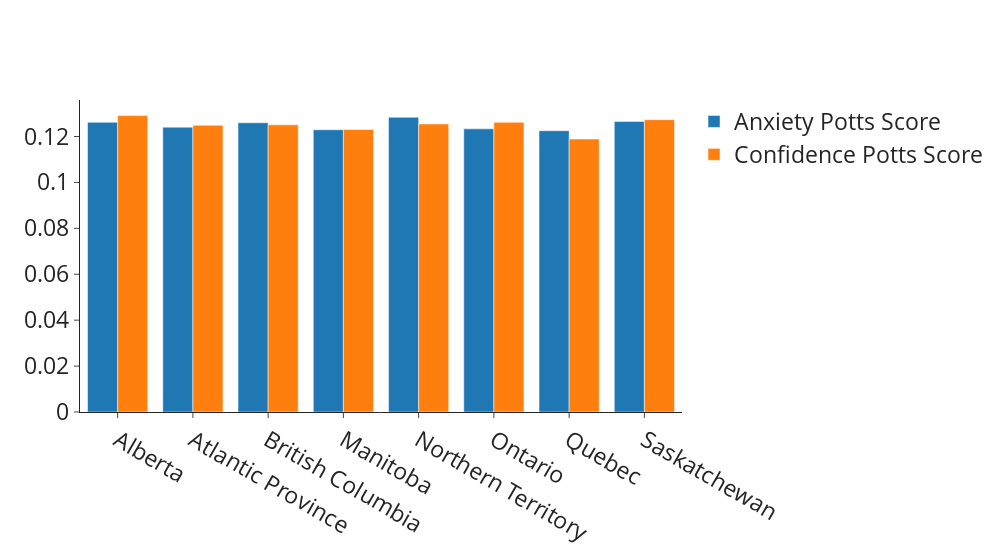

Source (notebook cell):
### Code cell
fig = go.Figure(data=[go.Bar(name='Anxiety Potts Score', x=province_scores["province"], y=province_scores["anxiety_score"]),
                      go.Bar(name='Confidence Potts Score', x=province_scores["province"], y=province_scores["confidence_score"]),
                     ])
# Change the bar mode
fig.update_layout(barmode='group',**vis_args)
# fp = "../visualizations/sentiment_analysis/anxiety_confidence-province"
# with open(f"{fp}.pdf", "wb") as f:
#     f.write(scope.transform(fig, format="pdf"))
fig.show()

### Figure 1 — Plotly figure (JSON) as saved in the notebook; plotly's stock layout.template omitted (floating-point values rounded to 4 significant figures)
{"data": [{"name": "Anxiety Potts Score", "type": "bar", "x": ["Alberta", "Atlantic Province", "British Columbia", "Manitoba", "Northern Territory", "Ontario", "Quebec", "Saskatchewan"], "y": [0.1262, 0.1241, 0.126, 0.1229, 0.1284, 0.1233, 0.1225, 0.1266]}, {"name": "Confidence Potts Score", "type": "bar", "x": ["Alberta", "Atlantic Province", "British Columbia", "Manitoba", "Northern Territory", "Ontario", "Quebec", "Saskatchewan"], "y": [0.1291, 0.1249, 0.1251, 0.1231, 0.1255, 0.1262, 0.1189, 0.1274]}], "layout": {"barmode": "group", "font": {"size": 23}, "width": 1000}}
